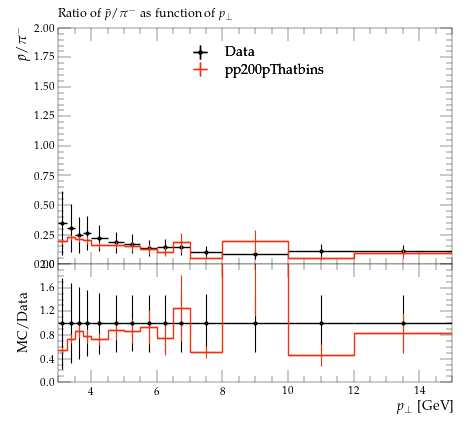

Recreate this plot in Python.
#! /usr/bin/env python3

# This Python script was auto-generated using YODA v2.1.0.
# Analysis object: /STAR_2012_I930463/d07-x01-y05
# Timestamp: 08-10-2025 (02:59:01)

import matplotlib as mpl
import matplotlib.pyplot as plt
mpl.use('Agg') # comment out for interactive use
import os
import numpy as np
from numpy import nan, inf

plotDir = os.path.split(os.path.realpath(__file__))[0]
if 'YODA_USER_PLOT_PATH' in globals():
    plot_outdir = globals()['YODA_USER_PLOT_PATH']
else:
    plot_outdir = plotDir

#plot style
plt.style.use(os.path.join(plotDir, '../default.mplstyle'))
# plot metadata
figW, figH = plt.rcParams['figure.figsize']
ax_xLabel = r'$p_\perp$ [GeV]'
ax_yLabel = r'$\bar{p} / \pi^-$'
ax_title  = r'Ratio of $\bar{p} / \pi^{-}$ as function of $p_\perp$'
ax_xScale = 'linear'
ax_yScale = 'linear'
xLims = (3.0, 15.0)
yLims = (0.0, 2.0)

# TeX-friendly labels for the legend
labels = {
    'legend' : ([ r"Data", r"pp200pThatbins" ], r""),
}

# Adjust canvas width and height
canvasW = 10.0
canvasH = 9.0
figW *= canvasW/10.
figH *= canvasH/9.

# Create figure and axis objects
fig, (ax, ratio0_ax) = plt.subplots(2, 1, sharex=True,
                  figsize=(figW,figH), gridspec_kw={'height_ratios': (6.0, 3.0)})

# Set figure margins
plt.subplots_adjust(
    left   = 1.0 * plt.rcParams['figure.subplot.left'],
    right  = 1.0 * plt.rcParams['figure.subplot.right'],
    top    = 1.0 * plt.rcParams['figure.subplot.top'],
    bottom = 1.0 * plt.rcParams['figure.subplot.bottom'])

ratio0_ax.yaxis.set_major_locator(mpl.ticker.MultipleLocator(0.4))
ratio0_ax.set_ylim(0.0, 2.0)
ratio0_ax.set_ylabel('MC/Data')

# the numerical data is stored in a separate file
dataf = dict()
prefix = os.path.split(__file__)[0]
if prefix:    prefix = prefix + '/'
exec(open(prefix+'d07-x01-y05__data.py').read(), dataf)


legend_handles = dict() # keep track of handles for the legend

# style options for curves
# starts at zorder>=5 to draw curve on top of legend
styles = {
  'Data': {
    'color' : 'black',
    'linestyle' : '-',
    'linewidth' : 1,
    'marker' : 'o',
    'markersize' : 2,
    'capsize' : 0.0,
    'zorder' : 5,
    'histstyle' : 0,
    'drawstyle' : 'steps-pre',
    'xerrorbars' : 1,
    'yerrorbars' : 1,
    'fillcolor' : None,
    'fillopacity' : 1.0,
    'ratio0_linestyle' : '-',
    'ratio0_linewidth' : 1,
    'ratio0_marker' : 'o',
    'ratio0_markersize' : 2,
    'ratio0_capsize' : 0.0,
    'ratio0_zorder' : 5,
    'ratio0_histstyle' : 0,
    'ratio0_drawstyle' : 'steps-pre',
    'ratio0_xerrorbars' : 1,
    'ratio0_yerrorbars' : 1,
  },
  'pp200pThatbins.yoda': {
    'color' : '#EE3311',
    'linestyle' : '-',
    'linewidth' : 1,
    'marker' : 'none',
    'markersize' : 2,
    'capsize' : 0.0,
    'zorder' : 6,
    'histstyle' : 1,
    'drawstyle' : 'steps-pre',
    'xerrorbars' : 1,
    'yerrorbars' : 1,
    'fillcolor' : None,
    'fillopacity' : 1.0,
    'ratio0_linestyle' : '-',
    'ratio0_linewidth' : 1,
    'ratio0_marker' : 'none',
    'ratio0_markersize' : 2,
    'ratio0_capsize' : 0.0,
    'ratio0_zorder' : 6,
    'ratio0_histstyle' : 1,
    'ratio0_drawstyle' : 'steps-pre',
    'ratio0_xerrorbars' : 1,
    'ratio0_yerrorbars' : 1,
  },
}

# curve from input yoda files in main panel
for label, yvals in dataf['yvals'].items():
    if all(np.isnan(v) for v in dataf['yvals'][label]):
        continue
    tmp = None
    if styles[label]['histstyle']: # draw as histogram
        xpos = dataf['xedges'][label] if styles[label]['drawstyle'] else dataf['xpoints'][label]
        ypos = np.insert(yvals, 0, yvals[0]) if styles[label]['drawstyle'] else yvals
        if styles[label]['fillcolor']: # fill area below curve
            ax.fill_between(xpos, ypos, step='pre',
                            color=styles[label]['fillcolor'],
                            alpha=styles[label]['fillopacity'])
        tmp, = ax.plot(xpos, ypos,
                       color=styles[label]['color'],
                       linestyle=styles[label]['linestyle'],
                       linewidth=styles[label]['linewidth'],
                       drawstyle=styles[label]['drawstyle'], solid_joinstyle='miter',
                       zorder=styles[label]['zorder'], label=label)
    tmp = ax.errorbar(dataf['xpoints'][label], yvals,
                      xerr=np.array(dataf['xerrs'][label])*styles[label]['xerrorbars'],
                      yerr=np.array(dataf['yerrs'][label])*styles[label]['yerrorbars'],
                      fmt=styles[label]['marker'], capsize=styles[label]['capsize'],
                      markersize=styles[label]['markersize'],
                      ecolor=styles[label]['color'],
                      color=styles[label]['color'], zorder=styles[label]['zorder'])
    tmp[-1][0].set_linestyle(styles[label]['linestyle'])
    tmp[-1][0].set_linewidth(styles[label]['linewidth'])
    if label in dataf['add_legend_handle']:  legend_handles[label] = tmp
    for varLabel in dataf['variation_yvals'].keys():
        if varLabel.startswith(label):
            tmp, = ax.plot(dataf['xedges'][label], dataf['variation_yvals'][varLabel],
                           color=styles[label]['color'],
                           linestyle=styles[label]['linestyle'],
                           linewidth=styles[label]['linewidth'],
                           drawstyle='steps-pre', solid_joinstyle='miter',
                           zorder=styles[label]['zorder'], alpha=0.5)


# plots on ratio panel
# curve from input yoda files in ratio panel
for label, yvals in dataf['ratio0_yvals'].items():
    if all(np.isnan(v) for v in yvals):
        continue
    if styles[label]['ratio0_histstyle']: # plot as histogram
        xpos = dataf['xedges']['Data'] if styles[label]['ratio0_drawstyle'] else dataf['xpoints']['Data']
        ypos = np.insert(yvals, 0, yvals[0]) if styles[label]['ratio0_drawstyle'] else yvals
        ratio0_ax.plot(xpos, ypos,
                       color=styles[label]['color'],
                       linewidth=styles[label]['linewidth'],
                       linestyle=styles[label]['ratio0_linestyle'],
                       drawstyle=styles[label]['ratio0_drawstyle'], zorder=styles[label]['zorder'],
                       solid_joinstyle='miter')
    tmp = ratio0_ax.errorbar(dataf['xpoints']['Data'], yvals,
                             xerr=np.array(dataf['ref_xerrs'])*styles[label]['ratio0_xerrorbars'],
                             yerr=np.array(dataf['ratio0_yerrs'][label])*styles[label]['ratio0_yerrorbars'],
                             fmt=styles[label]['ratio0_marker'], capsize=styles[label]['ratio0_capsize'],
                             markersize=styles[label]['ratio0_markersize'],
                             ecolor=styles[label]['color'],
                             color=styles[label]['color'])
    tmp[-1][0].set_linestyle(styles[label]['ratio0_linestyle'])
    tmp[-1][0].set_linewidth(styles[label]['ratio0_linewidth'])

    for varlabel in dataf['ratio0_variation_vals'].keys():
        if varlabel.startswith(label):
            ratio0_ax.plot(dataf['xedges']['Data'],
                            dataf['ratio0_variation_vals'][varlabel],
                            color=styles[label]['color'],
                            linestyle=styles[label]['linestyle'],
                            linewidth=styles[label]['linewidth'],
                            drawstyle='steps-pre', solid_joinstyle='miter',
                            zorder=1, alpha=0.5)

legend_items = list(legend_handles.values())
ax.add_artist(ax.legend(legend_items,
                        labels['legend'][0],
                        title=labels['legend'][1],
                        alignment='left',
                        loc='upper center',
                        bbox_to_anchor=(0.5, 0.97)))

# set plot metadata as defined above
ratio0_ax.set_xlabel(ax_xLabel)
ratio0_ax.xaxis.set_label_coords(1., -0.15)
ax.set_ylabel(ax_yLabel, ha='right', va='top')
ax.yaxis.set_label_coords(-0.11, 1.0)
ax.set_title(ax_title, loc='left')
ax.set_xscale(ax_xScale)
ax.set_yscale(ax_yScale)
ax.set_xlim(xLims)
ax.set_ylim(yLims)

# tick formatting
plt.rcParams['xtick.top'] = True
plt.rcParams['ytick.right'] = True
fig.align_ylabels((ax, ratio0_ax))
plt.savefig(os.path.join(plot_outdir, 'd07-x01-y05.pdf'), format='PDF')
plt.savefig(os.path.join(plot_outdir, 'd07-x01-y05.png'), format='PNG')

plt.close(fig)
